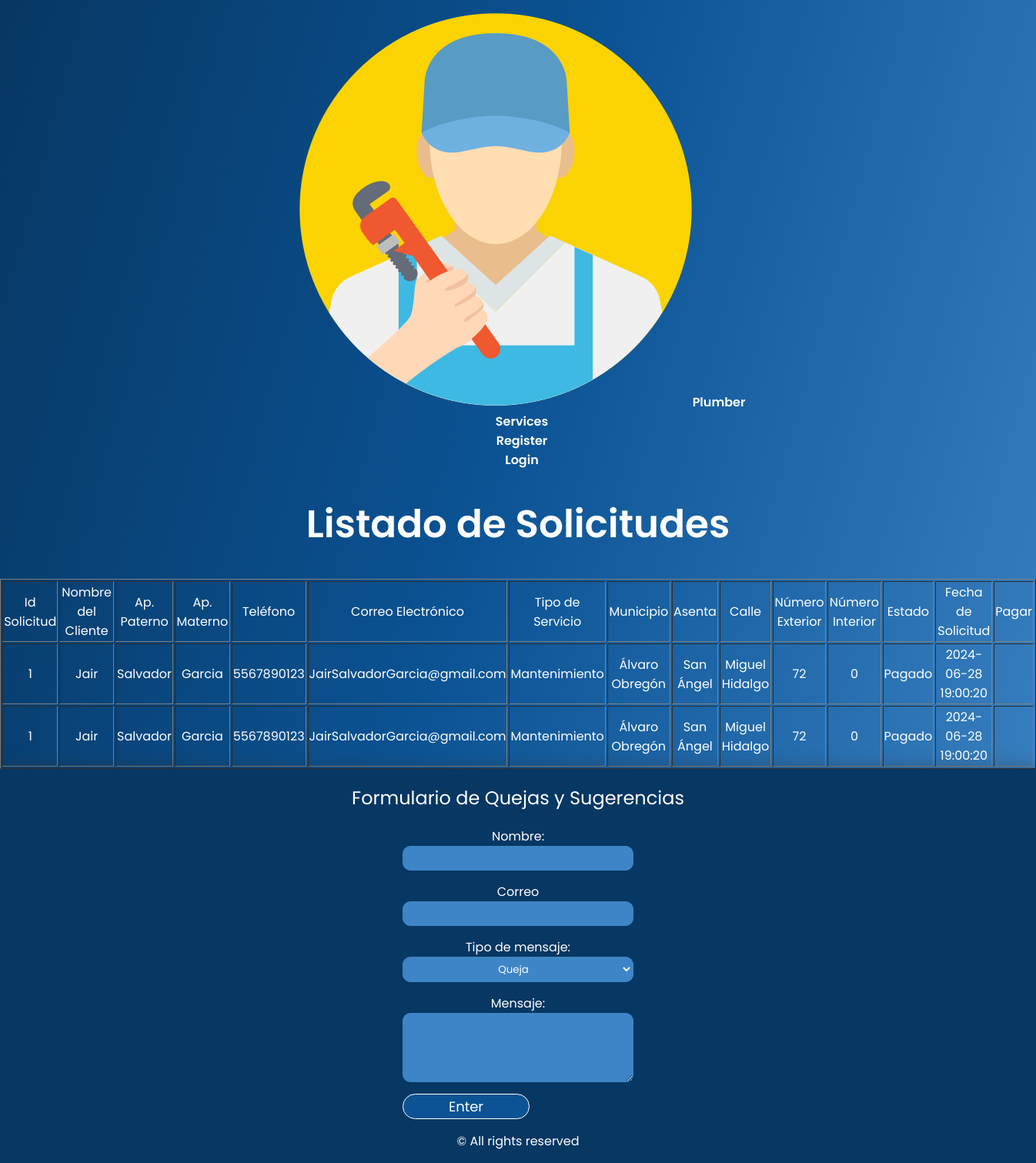
/ServiciosSolicitados.php (signed in), run on the app's committed database.
### tables this page shows
CREATE TABLE IF NOT EXISTS `solicitud` (
  `IdSolicitud` int(11) NOT NULL AUTO_INCREMENT,
  `ClienteId` int(11) NOT NULL,
  `TipoServicioId` int(11) NOT NULL,
  `CodigoPostalId` int(11) NOT NULL,
  `FechaSolicitud` datetime NOT NULL,
  `Calle` text NOT NULL,
  `NumExt` int(11) NOT NULL,
  `NumInt` int(11) DEFAULT NULL,
  `EstadoSolicitud` text NOT NULL,
  PRIMARY KEY (`IdSolicitud`),
  KEY `IX_Solicitud_ClienteId` (`ClienteId`),
  KEY `IX_Solicitud_CodigoPostalId` (`CodigoPostalId`)
);

CREATE TABLE IF NOT EXISTS `clientes` (
  `IdCliente` int(11) NOT NULL AUTO_INCREMENT,
  `Nombre` text NOT NULL,
  `ApMaterno` text NOT NULL,
  `ApPaterno` text NOT NULL,
  `NumeTel` text DEFAULT NULL,
  `CorreoElectronico` text NOT NULL,
  `Contrasena` text NOT NULL,
  PRIMARY KEY (`IdCliente`)
);

CREATE TABLE IF NOT EXISTS `tiposervicio` (
  `IdTipoServicio` int(11) NOT NULL AUTO_INCREMENT,
  `NombreServicio` text NOT NULL,
  `CostoServicio` float NOT NULL,
  PRIMARY KEY (`IdTipoServicio`)
);

CREATE TABLE IF NOT EXISTS `codigopostal` (
  `IdCodigoPostal` int(11) NOT NULL AUTO_INCREMENT,
  `Asenta` text NOT NULL,
  `TipoAsenta` text NOT NULL,
  `Municipio` text NOT NULL,
  `Estado` text NOT NULL,
  `Ciudad` text NOT NULL,
  `CP` text NOT NULL,
  `CodigoEstado` text NOT NULL,
  `CodigoOficina` text NOT NULL,
  `CodigoTipoAsenta` text NOT NULL,
  `CodigoMunicipio` text NOT NULL,
  `IdAsenta` text NOT NULL,
  `Zona` text NOT NULL,
  `Clave` text NOT NULL,
  `Codigo` varchar(100) DEFAULT NULL,
  `Adicional` varchar(50) DEFAULT NULL,
  PRIMARY KEY (`IdCodigoPostal`)
);

### ServiciosSolicitados.php (the view, shortened to what this page needs)
<?php
include 'db_connection.php';
$clienteId = $_SESSION['IdCliente'];
$query = "SELECT s.IdSolicitud, s.ClienteId, t.NombreServicio, s.CodigoPostalId, cp.Municipio, cp.Asenta, s.Calle, s.NumExt, s.NumInt, s.EstadoSolicitud, s.FechaSolicitud,
                 c.Nombre, c.ApPaterno, c.ApMaterno, c.NumeTel, c.CorreoElectronico, sv.Fotos
          FROM Solicitud s
          JOIN tiposervicio t ON s.TipoServicioId = t.IdTipoServicio
          JOIN codigopostal cp ON s.CodigoPostalId = cp.IdCodigoPostal
          JOIN clientes c ON s.ClienteId = c.IdCliente
          LEFT JOIN servicio sv ON s.IdSolicitud = sv.SolicitudId
          WHERE s.ClienteId = :clienteId";
$stmt = $pdo->prepare($query);
$stmt->bindParam(':clienteId', $clienteId, PDO::PARAM_INT);
$stmt->execute();
$solicitudes = $stmt->fetchAll(PDO::FETCH_ASSOC);
?>
<!DOCTYPE html>
<html lang="en">
<head>
    <link href="css/style.css" rel="stylesheet">
</head>
<body>
    <nav>
        <ul class="nav">
            <li class="nav-left"><a href="index.php"><img src="assets/plumber.png" alt="plumber">Plumber</a></li>
            <li><a href="servicios.php">Services</a></li>
            <li><a href="register.php">Register</a></li>
            <li><a href="login.php">Login</a></li>
        </ul>
    </nav>
    <h1>Listado de Solicitudes</h1>
    <table border="1">
        <thead>
            <tr>
                <th>Id Solicitud</th>
                <th>Nombre del Cliente</th>
                <th>Ap. Paterno</th>
                <th>Ap. Materno</th>
                <th>Teléfono</th>
                <th>Correo Electrónico</th>
                <th>Tipo de Servicio</th>
                <th>Municipio</th>
                <th>Asenta</th>
                <th>Calle</th>
                <th>Número Exterior</th>
                <th>Número Interior</th>
                <th>Estado</th>
                <th>Fecha de Solicitud</th>
                <th>Pagar</th>
            </tr>
        </thead>
        <tbody>
            <?php foreach ($solicitudes as $solicitud): ?>
                <tr>
                    <td><?php echo htmlspecialchars($solicitud['IdSolicitud']); ?></td>
                    <td><?php echo htmlspecialchars($solicitud['Nombre']); ?></td>
                    <td><?php echo htmlspecialchars($solicitud['ApPaterno']); ?></td>
                    <td><?php echo htmlspecialchars($solicitud['ApMaterno']); ?></td>
                    <td><?php echo htmlspecialchars($solicitud['NumeTel']); ?></td>
                    <td><?php echo htmlspecialchars($solicitud['CorreoElectronico']); ?></td>
                    <td><?php echo htmlspecialchars($solicitud['NombreServicio']); ?></td>
                    <td><?php echo htmlspecialchars($solicitud['Municipio']); ?></td>
                    <td><?php echo htmlspecialchars($solicitud['Asenta']); ?></td>
                    <td><?php echo htmlspecialchars($solicitud['Calle']); ?></td>
                    <td><?php echo htmlspecialchars($solicitud['NumExt']); ?></td>
                    <td><?php echo htmlspecialchars($solicitud['NumInt']); ?></td>
                    <td><?php echo htmlspecialchars($solicitud['EstadoSolicitud']); ?></td>
                    <td><?php echo htmlspecialchars($solicitud['FechaSolicitud']); ?></td>
                    <td>
                    </td>
                </tr>
            <?php endforeach; ?>
        </tbody>
    </table>
    <footer>
        <h2>Formulario de Quejas y Sugerencias</h2>
        <form action="">
            <label for="name">Nombre:</label>
            <input type="text" id="name" name="name" required>
            <label for="email">Correo</label>
            <input type="email" id="email" name="email" required>
            <label for="type">Tipo de mensaje:</label>
            <select name="type" id="type" required>
                <option value="queja">Queja</option>
            </select>
            <label for="message">Mensaje:</label>
            <textarea name="message" id="message" rows="5" required></textarea>
            <input class="submit" type="submit" value="Enter">
        </form>
        <p>© All rights reserved</p>
    </footer>
</body>
</html>

### css/style.css (style rules this page uses)
* { text-align: center; list-style: none; color: #fff; font-family: "Poppins", sans-serif; font-weight: 400; font-style: normal; }
body { margin: 0; background-image: linear-gradient(105deg, #073763 0%, #0b5394 46%, #3d85c6 100%); color: #fff; }
h1 { font-size: 50px; font-weight: 600; }
a { text-decoration: none; }
nav a { font-weight: 600; padding-right: 30px; }
footer>form { width: 300px; height: 380px; }
footer { width: 100%; background-color: #073763; display: flex; flex-direction: column; align-items: center; box-shadow: 0px 1px 25px rgba(56, 52, 52, 0.5); }
.submit { width: 55%; height: 40px; border-radius: 30px; border: 1px solid; font-size: 18px; background: #0b5394; color: #fff; cursor: pointer; outline: none; }
form { display: flex; flex-direction: column; }
input[type=text], input[type=number], input[type=email], input[type=password], input[type=tel], textarea, select { margin-bottom: 15px; padding: 5px; font: 16px; border: 1px solid #3d85c6; background: #3d85c6; border-radius: 10px; }

### data on the page
solicitud: IdSolicitud "1", ClienteId.Nombre "Jair", ClienteId.ApPaterno "Salvador", ClienteId.ApMaterno "Garcia", ClienteId.NumeTel "5567890123", ClienteId.CorreoElectronico "JairSalvadorGarcia@gmail.com", TipoServicioId.NombreServicio "Mantenimiento", CodigoPostalId.Municipio "Álvaro Obregón", CodigoPostalId.Asenta "San Ángel", Calle "Miguel Hidalgo", NumExt "72", NumInt "0", EstadoSolicitud "Pagado", FechaSolicitud "2024-06-28 19:00:20"
